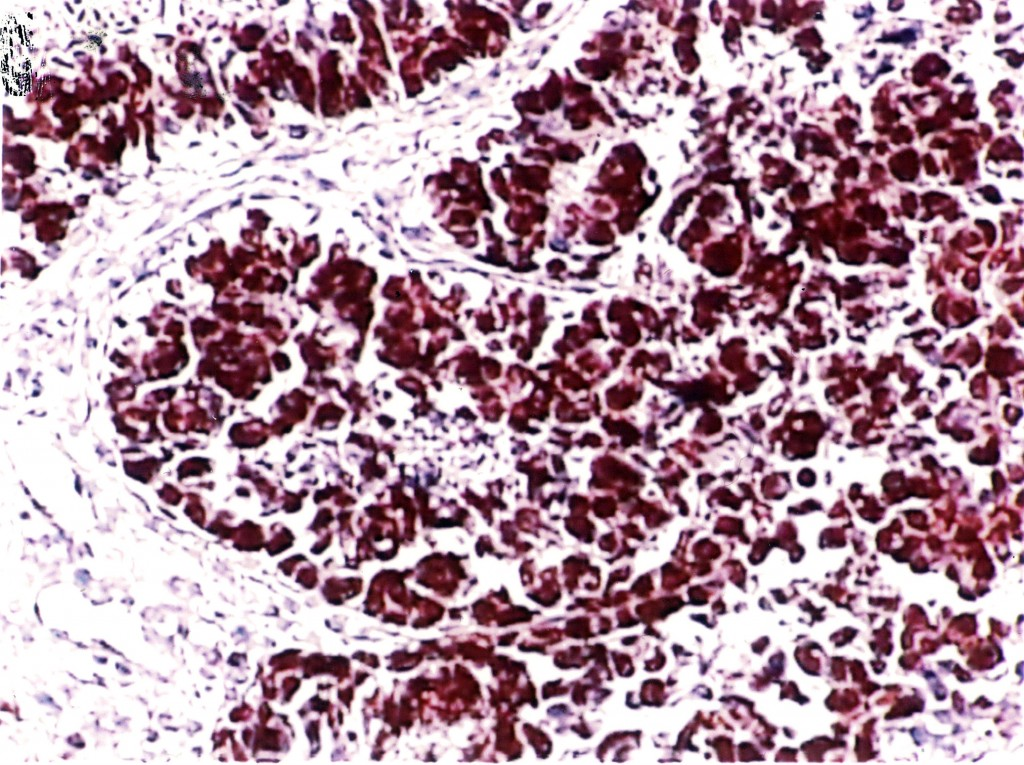
#> input picture watershed/Vanilla/2.jpg, 1024 x 765 px, given in place of file_0.jpg, which was not available
$ python watershed_lines2.py 2.jpg 3.jpg 3.jpg   (Python 2 division)   (older library calls are emulated)
#> lines starting #> are read from the running program, lines starting #| are printed output that depends on the picture; after the words box and inside, x2 and y2 are one past the last pixel; in counts of white or black regions, pixels touching at a corner belong together; pictures that were not available may be replaced by others from this repository, and a replacement may not be noted
import os
import sys
import numpy as np

from scipy import ndimage
from skimage import feature
from skimage.color import rgb2gray
from skimage.filters import threshold_otsu, sobel
from skimage.feature import peak_local_max
from skimage.morphology import watershed

from skimage import io
io.use_plugin('pil')

import matplotlib
import matplotlib.pyplot as plt


# [15 lines of commented-out code are left out]
bright_backround = 0
read_from = 0
read_until = 1

path = '/Users/WillC/Documents/Rutgers/Research/RADICAL/watershed/'
path_for_input = os.path.join(path, 'inputs/')
path_for_output =  os.path.join(path, 'outputs/')

# read_from = int(sys.argv[1])
# read_until = int(sys.argv[2])


while read_from <= read_until:

	image = os.path.join(path_for_input, 'file_'+ str(read_from)+ '.jpg')
	print image
	# read_from+=1
	# continue;

	img = io.imread(image)			    	        # read image as a 2D numpy array
#> img is the input picture: shape (765, 1024, 3); mean R, G, B 178.3, 148.4, 162.1
	img_gray = rgb2gray(img)
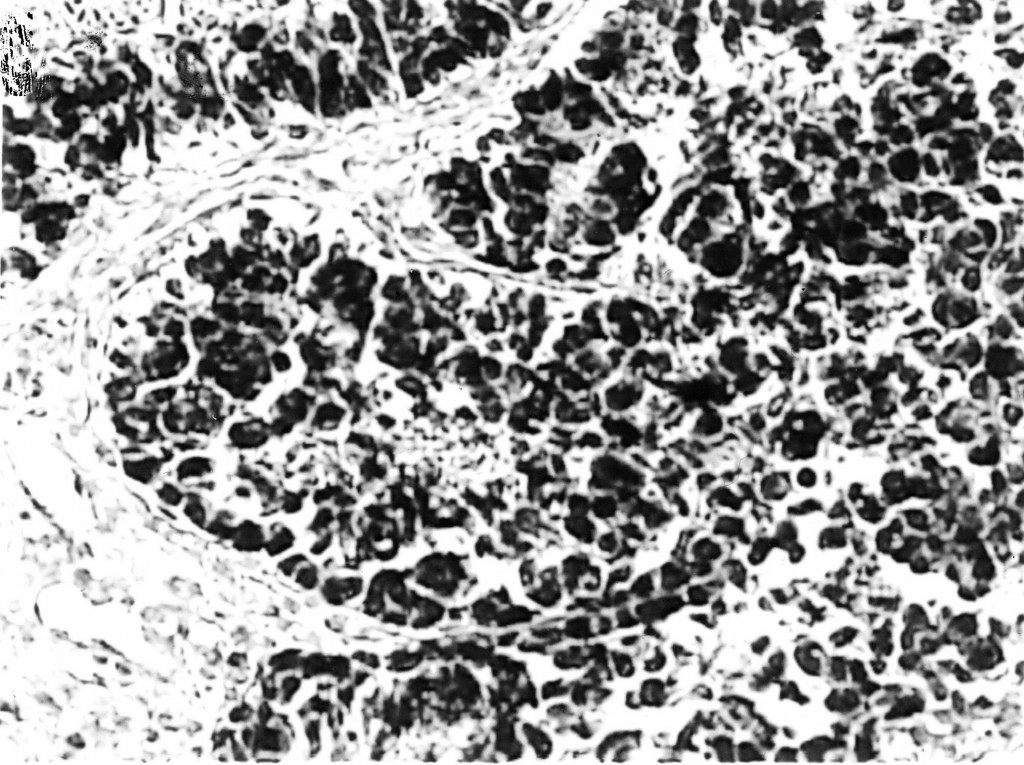
#> img_gray: shape (765, 1024) float64; min 0, max 1, mean 0.611

	thresh = threshold_otsu(img_gray)		        # return threshold value based on on otsu's method
#> thresh = 0.557

	if bright_backround:
		foreground_mask = img_gray <= thresh            # for bright backround
	else:
		foreground_mask = img_gray > thresh 	        # for dark backround
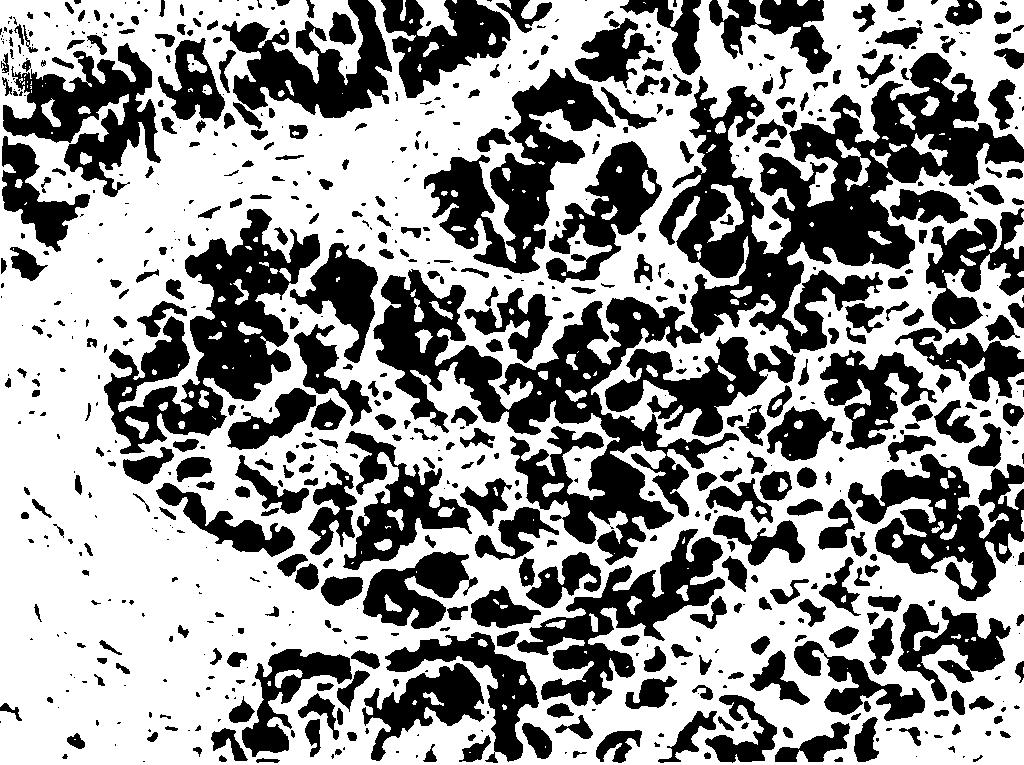
#> foreground_mask: shape (765, 1024) bool; 58.2% white; 754 black regions (324 under 20 px), largest, box (x1, y1, x2, y2) and area: (373, 53, 1024, 565) 71430, (104, 209, 320, 454) 19453, (424, 68, 616, 274) 13754


	# compute the Euclidean distance from every binary pixel to the nearest zero pixel
	# and then find peaks in this distance map
	#
	distance = ndimage.distance_transform_edt(foreground_mask)

	# return a boolean array shaped like image, with peaks represented by True values
	localMax = peak_local_max(distance, indices=False, min_distance=30, labels=foreground_mask)
#> localMax: shape (765, 1024) bool; 0.02% white in thin lines or dots, all inside (x1, y1, x2, y2) = (30, 30, 994, 735)

	# perform a connected component analysis on the local peaks using 8-connectivity
	#
	markers = ndimage.label(localMax, structure=np.ones((3, 3)))[0]
#> markers: shape (765, 1024) int32; 135 distinct labels, from 0 to 134

	# apply the Watershed algorithm
	labels = watershed(-distance, markers, mask=foreground_mask)
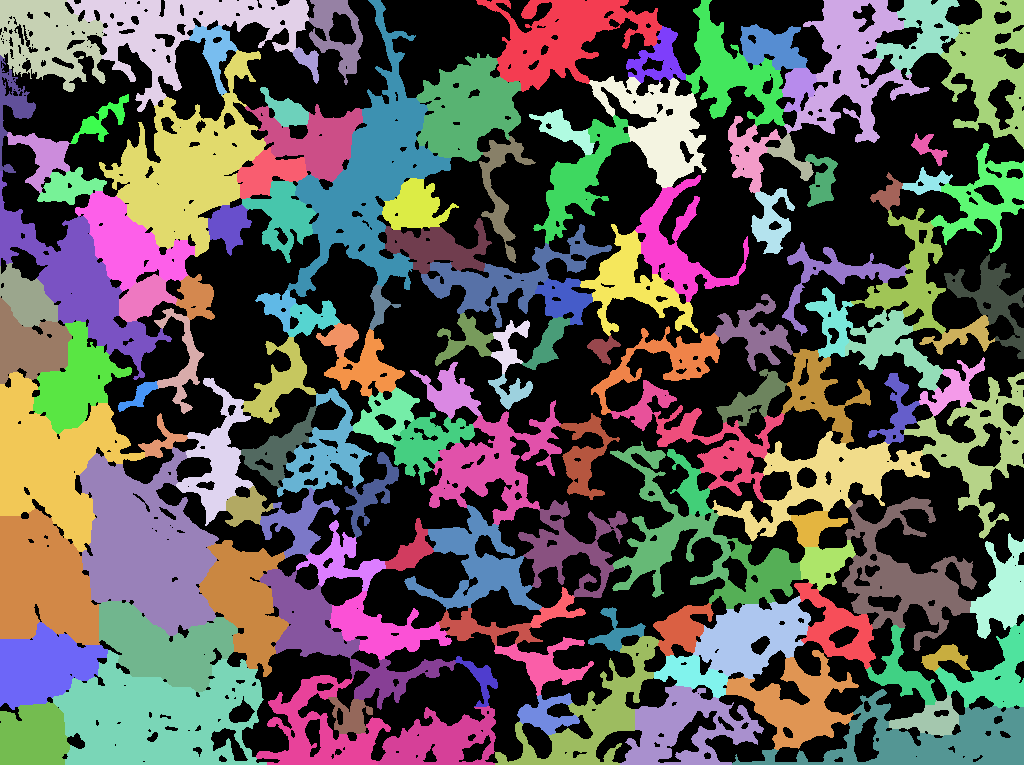
#> labels: shape (765, 1024) int32; 135 distinct labels, from 0 to 134; one colour per label, 0 black

	#print "In image {}, there are {} segments found!".format(image, len(np.unique(labels)) - 1)


	# loop over the unique labels returned by the Watershed algorithm
	# each label is a unique object

	for label in np.unique(labels):

		# if the label is zero, we are examining the 'background' so ignore it
		#
		if label != 0:

			mask = np.zeros(img_gray.shape, dtype="uint8")       # create a black mask
			mask[labels == label] = 255	        # it make the pixels that correspond to the label-object white

			# compute the sobel transform of the mask to detect the label's-object's edges
			edge_sobel = sobel(mask)
			# make all the pixel, which correspond to label's edges, green in the image
			img[edge_sobel > 0] = [0,255,0]
#> this loop made 135 passes
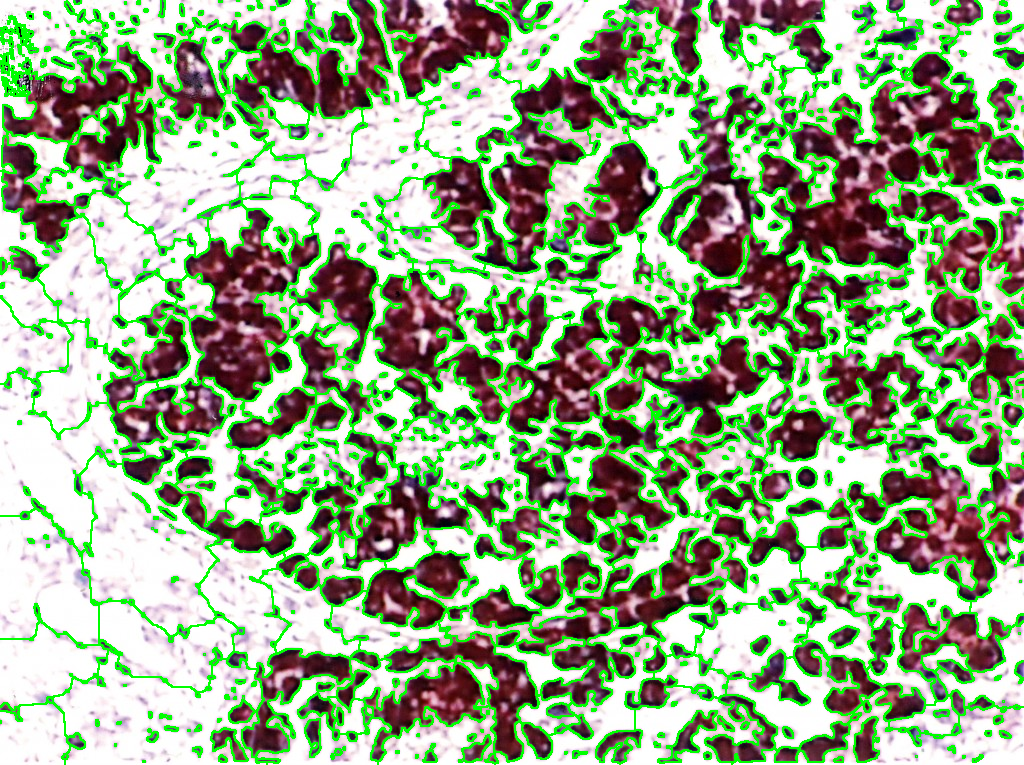
#> img: shape (765, 1024, 3); 18.31% of pixels changed, all inside (x1, y1, x2, y2) = (0, 0, 1024, 765)
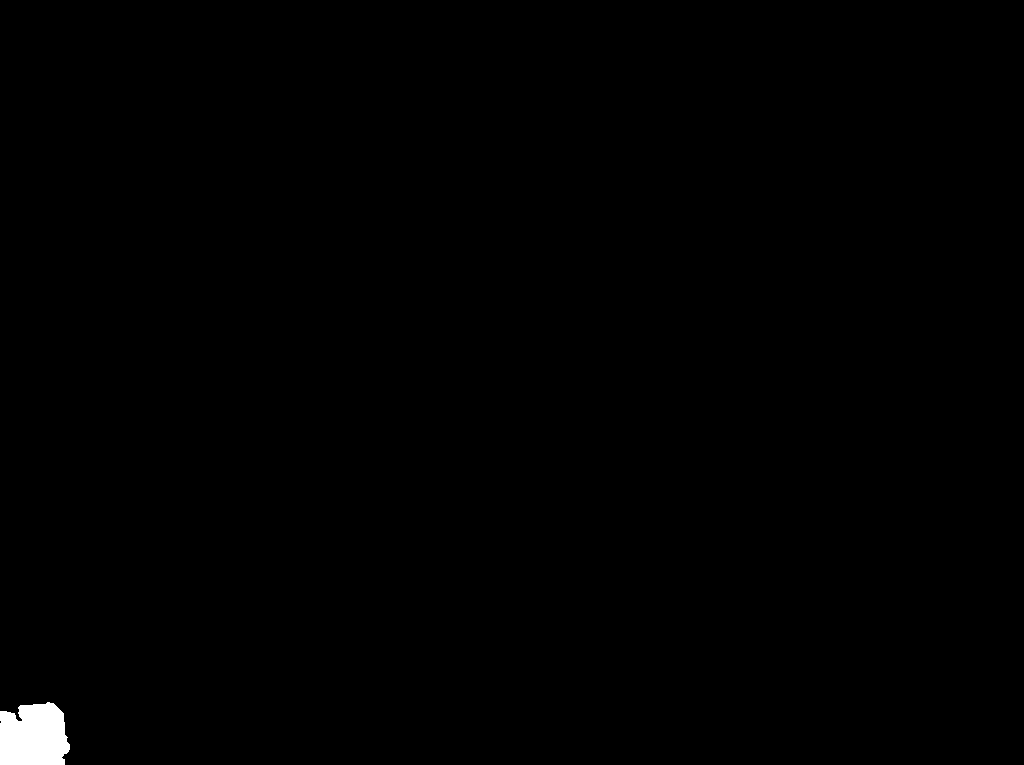
#> mask: shape (765, 1024); 0.48% white; 1 white region, box (x1, y1, x2, y2) and area: (0, 702, 70, 765) 3770


	plt.imshow(img)
	plt.show()

	read_from += 1

#-------------------------------------------------------------------------------

$ run again, on watershed/Vanilla/3.jpg
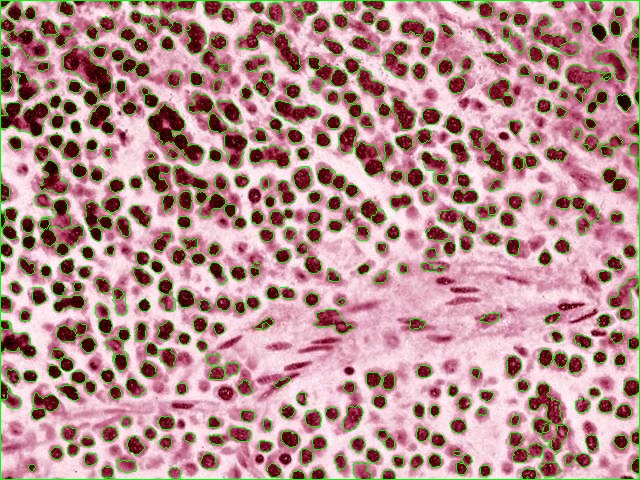
#> input picture watershed/Vanilla/3.jpg, 640 x 480 px, given in place of file_0.jpg, which was not available
#> img is the input picture: shape (480, 640, 3); mean R, G, B 184.6, 144.6, 144.5
#> thresh = 0.478
#> `foreground_mask = img_gray > thresh`:
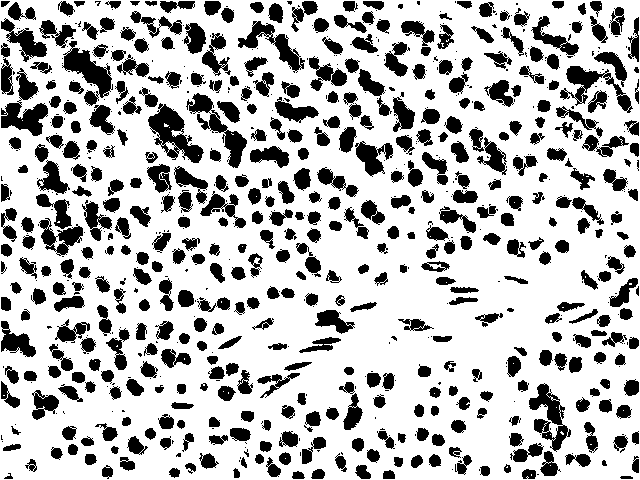
#> foreground_mask: shape (480, 640) bool; 73.2% white; 751 black regions (296 under 20 px), largest, box (x1, y1, x2, y2) and area: (148, 103, 204, 163) 1446, (1, 68, 48, 136) 1357, (62, 41, 113, 106) 1307
#> localMax: shape (480, 640) bool; 0.02% white in thin lines or dots, all inside (x1, y1, x2, y2) = (30, 31, 610, 450)
#> markers: shape (480, 640) int32; 60 distinct labels, from 0 to 59
#> labels: shape (480, 640) int32; 60 distinct labels, from 0 to 59
#> the loop `for label in np.unique(labels):  # if the label is zero, we are examin..` made 60 passes
#> after the loop `for label in np.unique(labels):`:
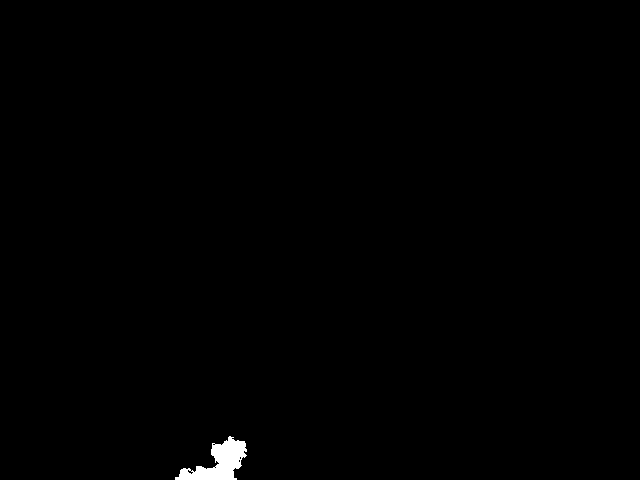
#> mask: shape (480, 640); 0.48% white; 1 white region, box (x1, y1, x2, y2) and area: (175, 436, 247, 480) 1474
